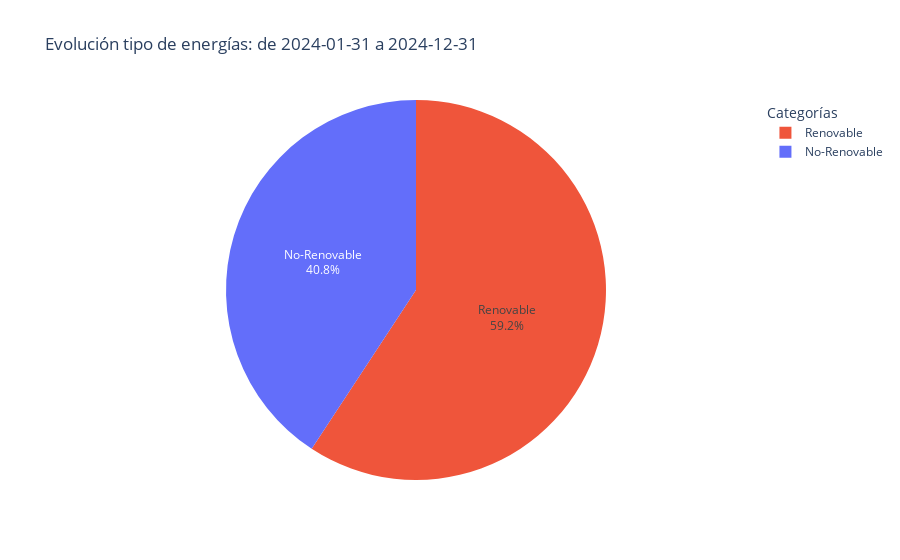

The notebook cell this image was saved under:
### Code cell
draw(df_tipo_energia, 'pie', y='percentage', color='type', title=f'Evolución tipo de energías: de {start_date} a {end_date}', name_y='Energía generada MWh')

### Figure 1 — Plotly figure (JSON) as saved in the notebook; plotly's stock layout.template omitted (floating-point values rounded to 4 significant figures)
{"data": [{"customdata": [["No-Renovable"], ["Renovable"]], "domain": {"x": [0, 1], "y": [0, 1]}, "hoverinfo": "label+percent+value", "hovertemplate": "type=%{customdata[0]}<br>Energía generada MWh=%{value}<extra></extra>", "labels": ["No-Renovable", "Renovable"], "legendgroup": "", "marker": {"colors": ["#636efa", "#EF553B"]}, "name": "", "showlegend": true, "textinfo": "percent+label", "type": "pie", "values": [136.9, 199.1]}], "layout": {"legend": {"title": {"text": "Categorías"}, "tracegroupgap": 0}, "title": {"text": "Evolución tipo de energías: de 2024-01-31 a 2024-12-31"}}}
